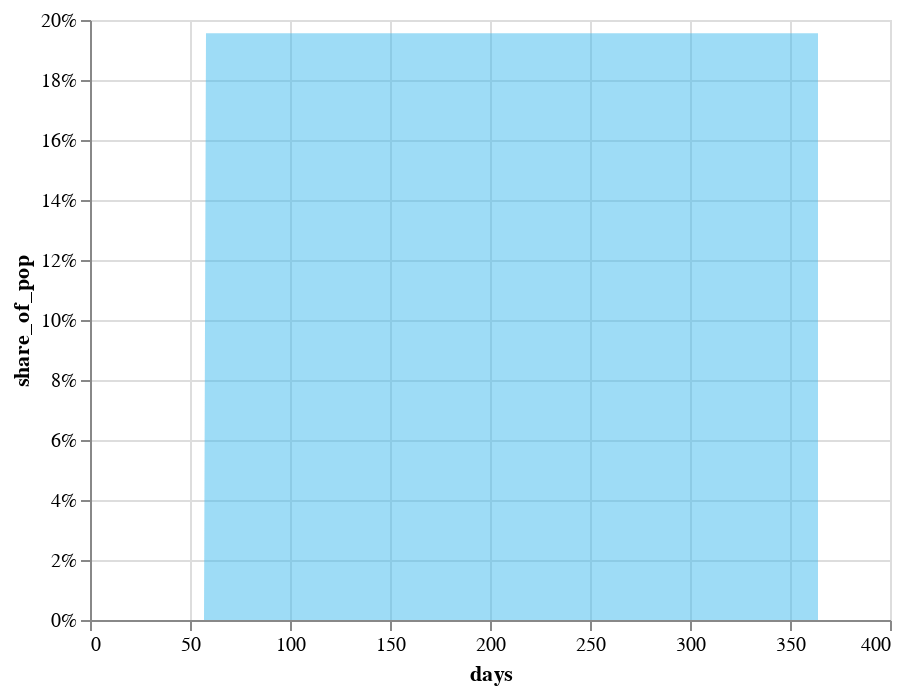

Here is the notebook cell this chart was saved with:
### Code cell
chart2=alt.Chart(longform[longform["variable"].isin([ "time_after_action"])]).mark_area(
    color=val2, opacity=0.5).encode(
    alt.X('days:Q'),
    alt.Y('share_of_pop:Q',axis=alt.Axis(format='%')),
    )


chart2

### Figure 1 — Vega-Lite specification as saved in the notebook (floating-point values rounded to 4 significant figures; data arrays with more than 128 entries replaced by an {"elided": "..."} marker saying what was removed)
{"config": {"view": {"continuousWidth": 400, "continuousHeight": 300}}, "data": {"name": "data-e8c36ba4b732793aab2c691851e7aebd"}, "mark": {"type": "area", "color": "#3fbaed", "opacity": 0.5}, "encoding": {"x": {"type": "quantitative", "field": "days"}, "y": {"type": "quantitative", "axis": {"format": "%"}, "field": "share_of_pop"}}, "$schema": "https://vega.github.io/schema/vega-lite/v4.0.0.json", "datasets": {"data-e8c36ba4b732793aab2c691851e7aebd": {"elided": "365 records"}}}
